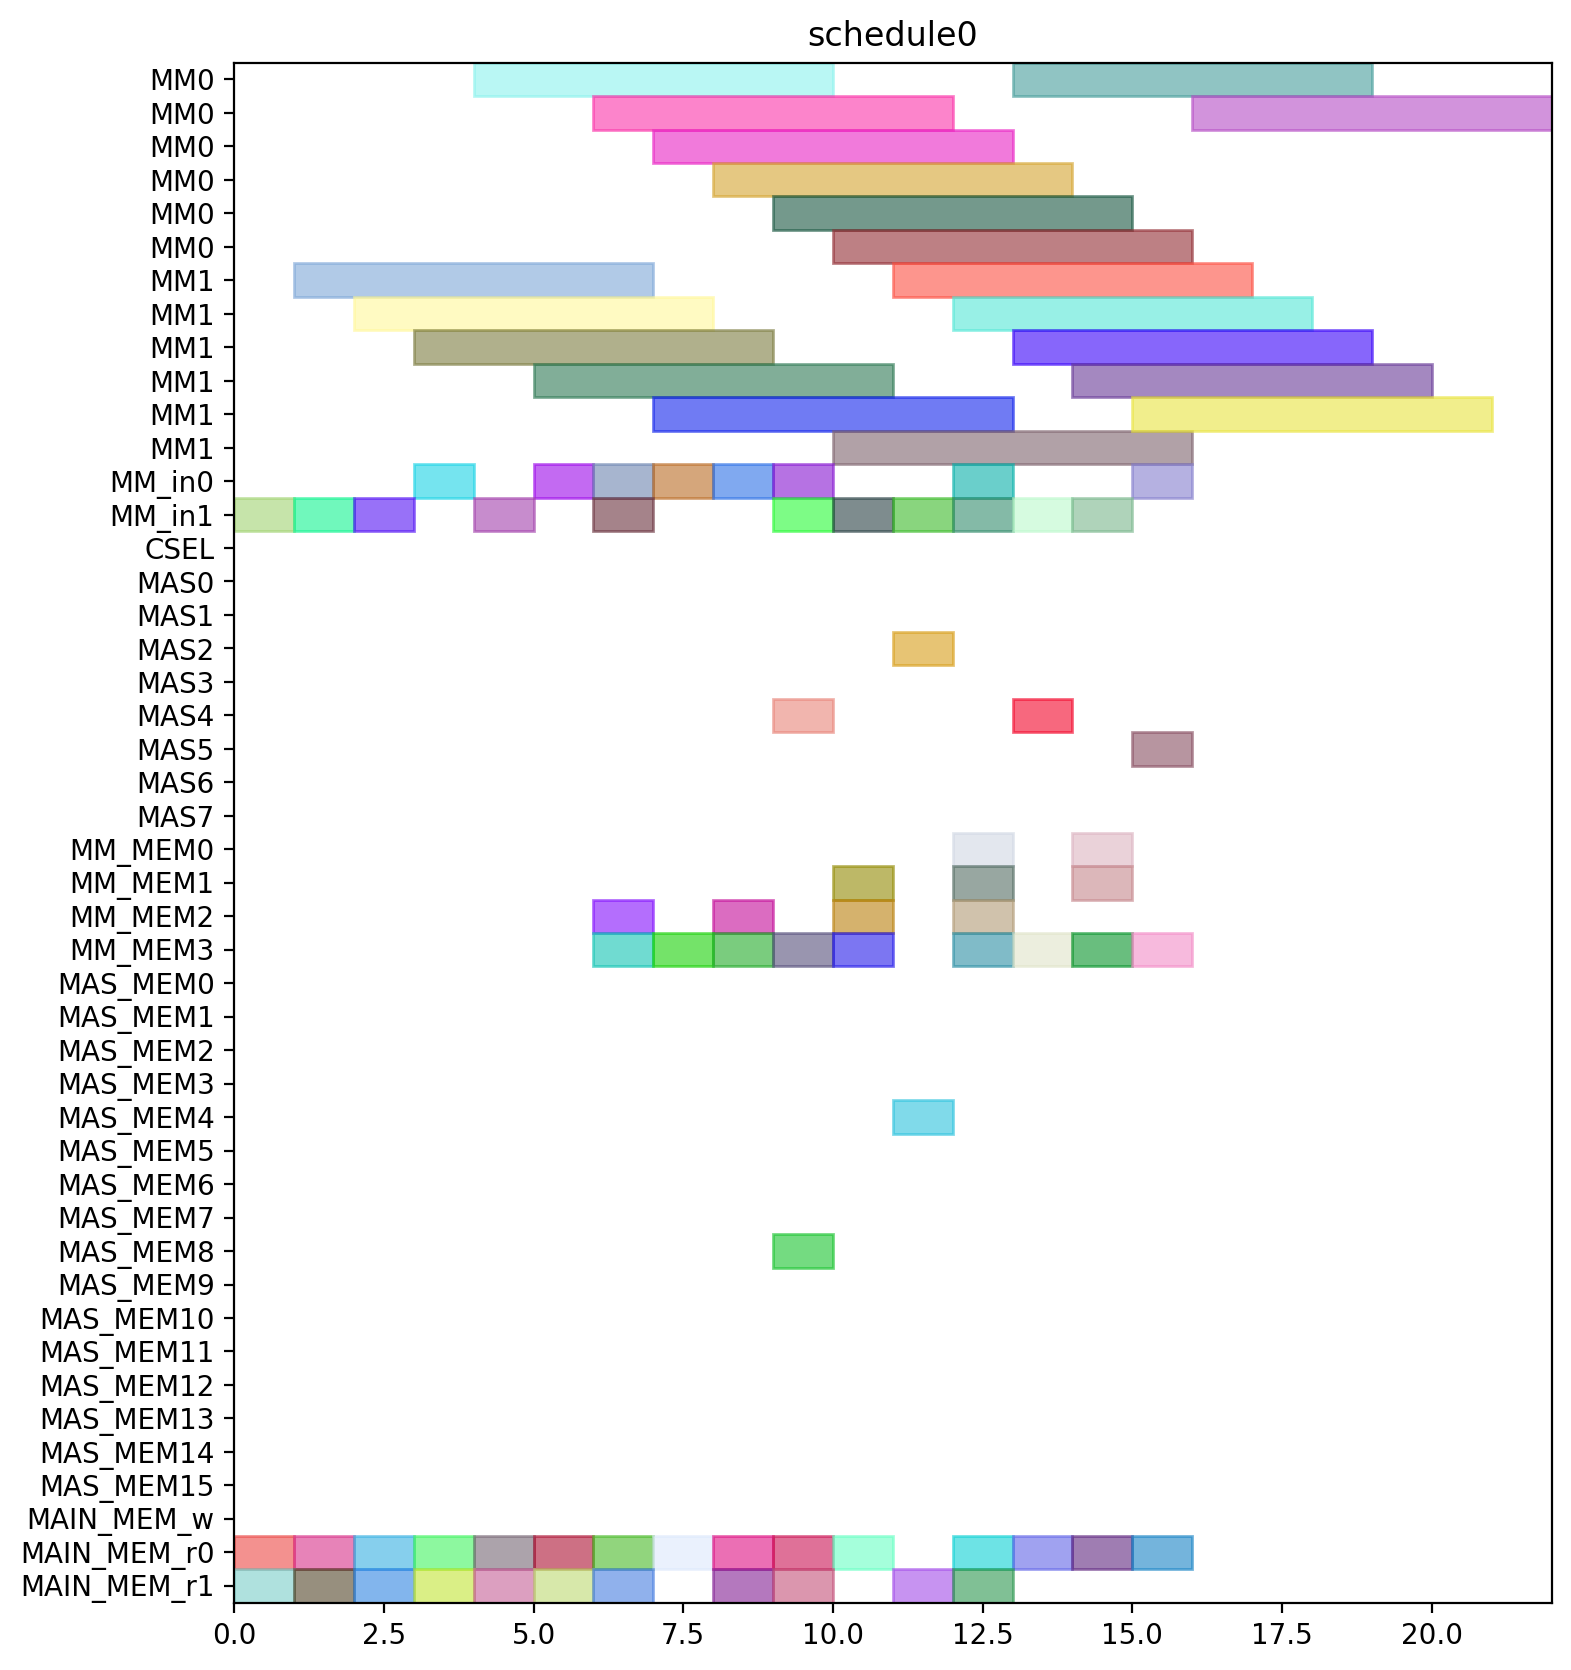

Source code (Python):
from pyschedule import Scenario, solvers, plotters, alt


def solve():
	horizon = 120
	S = Scenario("schedule0", horizon=horizon)

	# resource
	MM = S.Resources('MM', num=2, size=6)
	MM_in = S.Resources('MM_in', num=2)
	CSEL = S.Resource('CSEL')
	MAS = S.Resources('MAS', num=8, size=1, periods=range(1, horizon))
	MM_MEM = S.Resources('MM_MEM', num=4)
	MAS_MEM = S.Resources('MAS_MEM', num=16)
	MAIN_MEM_w = S.Resource('MAIN_MEM_w', size=1)
	MAIN_MEM_r = S.Resources('MAIN_MEM_r', num=2)

	# result of previous scheduling

	# new tasks
	Z_exp2 = S.Task('Z_exp2', length=6, delay_cost=1)
	Z_exp2 += alt(MM)
	Z_exp2_in = S.Task('Z_exp2_in', length=1, delay_cost=1)
	Z_exp2_in += alt(MM_in)
	S += Z_exp2_in*MM_in[0]<=Z_exp2*MM[0]
	S += Z_exp2_in*MM_in[1]<=Z_exp2*MM[1]
	Z_exp2_mem0 = S.Task('Z_exp2_mem0', length=1, delay_cost=1)
	Z_exp2_mem0 += MAIN_MEM_r[0]
	S += Z_exp2_mem0 <= Z_exp2

	Z_exp2_mem1 = S.Task('Z_exp2_mem1', length=1, delay_cost=1)
	Z_exp2_mem1 += MAIN_MEM_r[1]
	S += Z_exp2_mem1 <= Z_exp2

	NX0 = S.Task('NX0', length=6, delay_cost=1)
	NX0 += alt(MM)
	NX0_in = S.Task('NX0_in', length=1, delay_cost=1)
	NX0_in += alt(MM_in)
	S += NX0_in*MM_in[0]<=NX0*MM[0]
	S += NX0_in*MM_in[1]<=NX0*MM[1]
	NX0_mem0 = S.Task('NX0_mem0', length=1, delay_cost=1)
	NX0_mem0 += MAIN_MEM_r[0]
	S += NX0_mem0 <= NX0

	NX0_mem1 = S.Task('NX0_mem1', length=1, delay_cost=1)
	NX0_mem1 += MAIN_MEM_r[1]
	S += NX0_mem1 <= NX0

	k0_10_Z1 = S.Task('k0_10_Z1', length=6, delay_cost=1)
	k0_10_Z1 += alt(MM)
	k0_10_Z1_in = S.Task('k0_10_Z1_in', length=1, delay_cost=1)
	k0_10_Z1_in += alt(MM_in)
	S += k0_10_Z1_in*MM_in[0]<=k0_10_Z1*MM[0]
	S += k0_10_Z1_in*MM_in[1]<=k0_10_Z1*MM[1]
	k0_10_Z1_mem0 = S.Task('k0_10_Z1_mem0', length=1, delay_cost=1)
	k0_10_Z1_mem0 += MAIN_MEM_r[0]
	S += k0_10_Z1_mem0 <= k0_10_Z1

	k0_10_Z1_mem1 = S.Task('k0_10_Z1_mem1', length=1, delay_cost=1)
	k0_10_Z1_mem1 += MAIN_MEM_r[1]
	S += k0_10_Z1_mem1 <= k0_10_Z1

	DX0 = S.Task('DX0', length=6, delay_cost=1)
	DX0 += alt(MM)
	DX0_in = S.Task('DX0_in', length=1, delay_cost=1)
	DX0_in += alt(MM_in)
	S += DX0_in*MM_in[0]<=DX0*MM[0]
	S += DX0_in*MM_in[1]<=DX0*MM[1]
	DX0_mem0 = S.Task('DX0_mem0', length=1, delay_cost=1)
	DX0_mem0 += MAIN_MEM_r[0]
	S += DX0_mem0 <= DX0

	DX0_mem1 = S.Task('DX0_mem1', length=1, delay_cost=1)
	DX0_mem1 += MAIN_MEM_r[1]
	S += DX0_mem1 <= DX0

	NY0 = S.Task('NY0', length=6, delay_cost=1)
	NY0 += alt(MM)
	NY0_in = S.Task('NY0_in', length=1, delay_cost=1)
	NY0_in += alt(MM_in)
	S += NY0_in*MM_in[0]<=NY0*MM[0]
	S += NY0_in*MM_in[1]<=NY0*MM[1]
	NY0_mem0 = S.Task('NY0_mem0', length=1, delay_cost=1)
	NY0_mem0 += MAIN_MEM_r[0]
	S += NY0_mem0 <= NY0

	NY0_mem1 = S.Task('NY0_mem1', length=1, delay_cost=1)
	NY0_mem1 += MAIN_MEM_r[1]
	S += NY0_mem1 <= NY0

	k2_14_Z1 = S.Task('k2_14_Z1', length=6, delay_cost=1)
	k2_14_Z1 += alt(MM)
	k2_14_Z1_in = S.Task('k2_14_Z1_in', length=1, delay_cost=1)
	k2_14_Z1_in += alt(MM_in)
	S += k2_14_Z1_in*MM_in[0]<=k2_14_Z1*MM[0]
	S += k2_14_Z1_in*MM_in[1]<=k2_14_Z1*MM[1]
	k2_14_Z1_mem0 = S.Task('k2_14_Z1_mem0', length=1, delay_cost=1)
	k2_14_Z1_mem0 += MAIN_MEM_r[0]
	S += k2_14_Z1_mem0 <= k2_14_Z1

	k2_14_Z1_mem1 = S.Task('k2_14_Z1_mem1', length=1, delay_cost=1)
	k2_14_Z1_mem1 += MAIN_MEM_r[1]
	S += k2_14_Z1_mem1 <= k2_14_Z1

	DY0 = S.Task('DY0', length=6, delay_cost=1)
	DY0 += alt(MM)
	DY0_in = S.Task('DY0_in', length=1, delay_cost=1)
	DY0_in += alt(MM_in)
	S += DY0_in*MM_in[0]<=DY0*MM[0]
	S += DY0_in*MM_in[1]<=DY0*MM[1]
	DY0_mem0 = S.Task('DY0_mem0', length=1, delay_cost=1)
	DY0_mem0 += MAIN_MEM_r[0]
	S += DY0_mem0 <= DY0

	DY0_mem1 = S.Task('DY0_mem1', length=1, delay_cost=1)
	DY0_mem1 += MAIN_MEM_r[1]
	S += DY0_mem1 <= DY0

	Z_exp3 = S.Task('Z_exp3', length=6, delay_cost=1)
	Z_exp3 += alt(MM)
	Z_exp3_in = S.Task('Z_exp3_in', length=1, delay_cost=1)
	Z_exp3_in += alt(MM_in)
	S += Z_exp3_in*MM_in[0]<=Z_exp3*MM[0]
	S += Z_exp3_in*MM_in[1]<=Z_exp3*MM[1]
	Z_exp3_mem0 = S.Task('Z_exp3_mem0', length=1, delay_cost=1)
	Z_exp3_mem0 += alt(MM_MEM)
	S += (Z_exp2*MM[0])-1 < Z_exp3_mem0*MM_MEM[0]
	S += (Z_exp2*MM[1])-1 < Z_exp3_mem0*MM_MEM[2]
	S += Z_exp3_mem0 <= Z_exp3

	Z_exp3_mem1 = S.Task('Z_exp3_mem1', length=1, delay_cost=1)
	Z_exp3_mem1 += MAIN_MEM_r[1]
	S += Z_exp3_mem1 <= Z_exp3

	NX1_ = S.Task('NX1_', length=1, delay_cost=1)
	NX1_ += alt(MAS)
	NX1__mem0 = S.Task('NX1__mem0', length=1, delay_cost=1)
	NX1__mem0 += alt(MM_MEM)
	S += (NX0*MM[0])-1 < NX1__mem0*MM_MEM[0]
	S += (NX0*MM[1])-1 < NX1__mem0*MM_MEM[2]
	S += NX1__mem0 <= NX1_

	NX1__mem1 = S.Task('NX1__mem1', length=1, delay_cost=1)
	NX1__mem1 += alt(MM_MEM)
	S += (k0_10_Z1*MM[0])-1 < NX1__mem1*MM_MEM[1]
	S += (k0_10_Z1*MM[1])-1 < NX1__mem1*MM_MEM[3]
	S += NX1__mem1 <= NX1_

	k0_9_Z2 = S.Task('k0_9_Z2', length=6, delay_cost=1)
	k0_9_Z2 += alt(MM)
	k0_9_Z2_in = S.Task('k0_9_Z2_in', length=1, delay_cost=1)
	k0_9_Z2_in += alt(MM_in)
	S += k0_9_Z2_in*MM_in[0]<=k0_9_Z2*MM[0]
	S += k0_9_Z2_in*MM_in[1]<=k0_9_Z2*MM[1]
	k0_9_Z2_mem0 = S.Task('k0_9_Z2_mem0', length=1, delay_cost=1)
	k0_9_Z2_mem0 += MAIN_MEM_r[0]
	S += k0_9_Z2_mem0 <= k0_9_Z2

	k0_9_Z2_mem1 = S.Task('k0_9_Z2_mem1', length=1, delay_cost=1)
	k0_9_Z2_mem1 += alt(MM_MEM)
	S += (Z_exp2*MM[0])-1 < k0_9_Z2_mem1*MM_MEM[1]
	S += (Z_exp2*MM[1])-1 < k0_9_Z2_mem1*MM_MEM[3]
	S += k0_9_Z2_mem1 <= k0_9_Z2

	k1_9_Z2 = S.Task('k1_9_Z2', length=6, delay_cost=1)
	k1_9_Z2 += alt(MM)
	k1_9_Z2_in = S.Task('k1_9_Z2_in', length=1, delay_cost=1)
	k1_9_Z2_in += alt(MM_in)
	S += k1_9_Z2_in*MM_in[0]<=k1_9_Z2*MM[0]
	S += k1_9_Z2_in*MM_in[1]<=k1_9_Z2*MM[1]
	k1_9_Z2_mem0 = S.Task('k1_9_Z2_mem0', length=1, delay_cost=1)
	k1_9_Z2_mem0 += MAIN_MEM_r[0]
	S += k1_9_Z2_mem0 <= k1_9_Z2

	k1_9_Z2_mem1 = S.Task('k1_9_Z2_mem1', length=1, delay_cost=1)
	k1_9_Z2_mem1 += alt(MM_MEM)
	S += (Z_exp2*MM[0])-1 < k1_9_Z2_mem1*MM_MEM[1]
	S += (Z_exp2*MM[1])-1 < k1_9_Z2_mem1*MM_MEM[3]
	S += k1_9_Z2_mem1 <= k1_9_Z2

	NY1_ = S.Task('NY1_', length=1, delay_cost=1)
	NY1_ += alt(MAS)
	NY1__mem0 = S.Task('NY1__mem0', length=1, delay_cost=1)
	NY1__mem0 += alt(MM_MEM)
	S += (NY0*MM[0])-1 < NY1__mem0*MM_MEM[0]
	S += (NY0*MM[1])-1 < NY1__mem0*MM_MEM[2]
	S += NY1__mem0 <= NY1_

	NY1__mem1 = S.Task('NY1__mem1', length=1, delay_cost=1)
	NY1__mem1 += alt(MM_MEM)
	S += (k2_14_Z1*MM[0])-1 < NY1__mem1*MM_MEM[1]
	S += (k2_14_Z1*MM[1])-1 < NY1__mem1*MM_MEM[3]
	S += NY1__mem1 <= NY1_

	k2_13_Z2 = S.Task('k2_13_Z2', length=6, delay_cost=1)
	k2_13_Z2 += alt(MM)
	k2_13_Z2_in = S.Task('k2_13_Z2_in', length=1, delay_cost=1)
	k2_13_Z2_in += alt(MM_in)
	S += k2_13_Z2_in*MM_in[0]<=k2_13_Z2*MM[0]
	S += k2_13_Z2_in*MM_in[1]<=k2_13_Z2*MM[1]
	k2_13_Z2_mem0 = S.Task('k2_13_Z2_mem0', length=1, delay_cost=1)
	k2_13_Z2_mem0 += MAIN_MEM_r[0]
	S += k2_13_Z2_mem0 <= k2_13_Z2

	k2_13_Z2_mem1 = S.Task('k2_13_Z2_mem1', length=1, delay_cost=1)
	k2_13_Z2_mem1 += alt(MM_MEM)
	S += (Z_exp2*MM[0])-1 < k2_13_Z2_mem1*MM_MEM[1]
	S += (Z_exp2*MM[1])-1 < k2_13_Z2_mem1*MM_MEM[3]
	S += k2_13_Z2_mem1 <= k2_13_Z2

	k3_14_Z2 = S.Task('k3_14_Z2', length=6, delay_cost=1)
	k3_14_Z2 += alt(MM)
	k3_14_Z2_in = S.Task('k3_14_Z2_in', length=1, delay_cost=1)
	k3_14_Z2_in += alt(MM_in)
	S += k3_14_Z2_in*MM_in[0]<=k3_14_Z2*MM[0]
	S += k3_14_Z2_in*MM_in[1]<=k3_14_Z2*MM[1]
	k3_14_Z2_mem0 = S.Task('k3_14_Z2_mem0', length=1, delay_cost=1)
	k3_14_Z2_mem0 += MAIN_MEM_r[0]
	S += k3_14_Z2_mem0 <= k3_14_Z2

	k3_14_Z2_mem1 = S.Task('k3_14_Z2_mem1', length=1, delay_cost=1)
	k3_14_Z2_mem1 += alt(MM_MEM)
	S += (Z_exp2*MM[0])-1 < k3_14_Z2_mem1*MM_MEM[1]
	S += (Z_exp2*MM[1])-1 < k3_14_Z2_mem1*MM_MEM[3]
	S += k3_14_Z2_mem1 <= k3_14_Z2

	Z_exp4 = S.Task('Z_exp4', length=6, delay_cost=1)
	Z_exp4 += alt(MM)
	Z_exp4_in = S.Task('Z_exp4_in', length=1, delay_cost=1)
	Z_exp4_in += alt(MM_in)
	S += Z_exp4_in*MM_in[0]<=Z_exp4*MM[0]
	S += Z_exp4_in*MM_in[1]<=Z_exp4*MM[1]
	Z_exp4_mem0 = S.Task('Z_exp4_mem0', length=1, delay_cost=1)
	Z_exp4_mem0 += alt(MM_MEM)
	S += (Z_exp3*MM[0])-1 < Z_exp4_mem0*MM_MEM[0]
	S += (Z_exp3*MM[1])-1 < Z_exp4_mem0*MM_MEM[2]
	S += Z_exp4_mem0 <= Z_exp4

	Z_exp4_mem1 = S.Task('Z_exp4_mem1', length=1, delay_cost=1)
	Z_exp4_mem1 += MAIN_MEM_r[1]
	S += Z_exp4_mem1 <= Z_exp4

	NX1 = S.Task('NX1', length=6, delay_cost=1)
	NX1 += alt(MM)
	NX1_in = S.Task('NX1_in', length=1, delay_cost=1)
	NX1_in += alt(MM_in)
	S += NX1_in*MM_in[0]<=NX1*MM[0]
	S += NX1_in*MM_in[1]<=NX1*MM[1]
	NX1_mem0 = S.Task('NX1_mem0', length=1, delay_cost=1)
	NX1_mem0 += alt(MAS_MEM)
	S += (NX1_*MAS[0])-1 < NX1_mem0*MAS_MEM[0]
	S += (NX1_*MAS[1])-1 < NX1_mem0*MAS_MEM[2]
	S += (NX1_*MAS[2])-1 < NX1_mem0*MAS_MEM[4]
	S += (NX1_*MAS[3])-1 < NX1_mem0*MAS_MEM[6]
	S += (NX1_*MAS[4])-1 < NX1_mem0*MAS_MEM[8]
	S += (NX1_*MAS[5])-1 < NX1_mem0*MAS_MEM[10]
	S += (NX1_*MAS[6])-1 < NX1_mem0*MAS_MEM[12]
	S += (NX1_*MAS[7])-1 < NX1_mem0*MAS_MEM[14]
	S += NX1_mem0 <= NX1

	NX1_mem1 = S.Task('NX1_mem1', length=1, delay_cost=1)
	NX1_mem1 += MAIN_MEM_r[1]
	S += NX1_mem1 <= NX1

	k0_8_Z3 = S.Task('k0_8_Z3', length=6, delay_cost=1)
	k0_8_Z3 += alt(MM)
	k0_8_Z3_in = S.Task('k0_8_Z3_in', length=1, delay_cost=1)
	k0_8_Z3_in += alt(MM_in)
	S += k0_8_Z3_in*MM_in[0]<=k0_8_Z3*MM[0]
	S += k0_8_Z3_in*MM_in[1]<=k0_8_Z3*MM[1]
	k0_8_Z3_mem0 = S.Task('k0_8_Z3_mem0', length=1, delay_cost=1)
	k0_8_Z3_mem0 += MAIN_MEM_r[0]
	S += k0_8_Z3_mem0 <= k0_8_Z3

	k0_8_Z3_mem1 = S.Task('k0_8_Z3_mem1', length=1, delay_cost=1)
	k0_8_Z3_mem1 += alt(MM_MEM)
	S += (Z_exp3*MM[0])-1 < k0_8_Z3_mem1*MM_MEM[1]
	S += (Z_exp3*MM[1])-1 < k0_8_Z3_mem1*MM_MEM[3]
	S += k0_8_Z3_mem1 <= k0_8_Z3

	DX1_ = S.Task('DX1_', length=1, delay_cost=1)
	DX1_ += alt(MAS)
	DX1__mem0 = S.Task('DX1__mem0', length=1, delay_cost=1)
	DX1__mem0 += alt(MM_MEM)
	S += (DX0*MM[0])-1 < DX1__mem0*MM_MEM[0]
	S += (DX0*MM[1])-1 < DX1__mem0*MM_MEM[2]
	S += DX1__mem0 <= DX1_

	DX1__mem1 = S.Task('DX1__mem1', length=1, delay_cost=1)
	DX1__mem1 += alt(MM_MEM)
	S += (k1_9_Z2*MM[0])-1 < DX1__mem1*MM_MEM[1]
	S += (k1_9_Z2*MM[1])-1 < DX1__mem1*MM_MEM[3]
	S += DX1__mem1 <= DX1_

	k1_8_Z3 = S.Task('k1_8_Z3', length=6, delay_cost=1)
	k1_8_Z3 += alt(MM)
	k1_8_Z3_in = S.Task('k1_8_Z3_in', length=1, delay_cost=1)
	k1_8_Z3_in += alt(MM_in)
	S += k1_8_Z3_in*MM_in[0]<=k1_8_Z3*MM[0]
	S += k1_8_Z3_in*MM_in[1]<=k1_8_Z3*MM[1]
	k1_8_Z3_mem0 = S.Task('k1_8_Z3_mem0', length=1, delay_cost=1)
	k1_8_Z3_mem0 += MAIN_MEM_r[0]
	S += k1_8_Z3_mem0 <= k1_8_Z3

	k1_8_Z3_mem1 = S.Task('k1_8_Z3_mem1', length=1, delay_cost=1)
	k1_8_Z3_mem1 += alt(MM_MEM)
	S += (Z_exp3*MM[0])-1 < k1_8_Z3_mem1*MM_MEM[1]
	S += (Z_exp3*MM[1])-1 < k1_8_Z3_mem1*MM_MEM[3]
	S += k1_8_Z3_mem1 <= k1_8_Z3

	NY1 = S.Task('NY1', length=6, delay_cost=1)
	NY1 += alt(MM)
	NY1_in = S.Task('NY1_in', length=1, delay_cost=1)
	NY1_in += alt(MM_in)
	S += NY1_in*MM_in[0]<=NY1*MM[0]
	S += NY1_in*MM_in[1]<=NY1*MM[1]
	NY1_mem0 = S.Task('NY1_mem0', length=1, delay_cost=1)
	NY1_mem0 += alt(MAS_MEM)
	S += (NY1_*MAS[0])-1 < NY1_mem0*MAS_MEM[0]
	S += (NY1_*MAS[1])-1 < NY1_mem0*MAS_MEM[2]
	S += (NY1_*MAS[2])-1 < NY1_mem0*MAS_MEM[4]
	S += (NY1_*MAS[3])-1 < NY1_mem0*MAS_MEM[6]
	S += (NY1_*MAS[4])-1 < NY1_mem0*MAS_MEM[8]
	S += (NY1_*MAS[5])-1 < NY1_mem0*MAS_MEM[10]
	S += (NY1_*MAS[6])-1 < NY1_mem0*MAS_MEM[12]
	S += (NY1_*MAS[7])-1 < NY1_mem0*MAS_MEM[14]
	S += NY1_mem0 <= NY1

	NY1_mem1 = S.Task('NY1_mem1', length=1, delay_cost=1)
	NY1_mem1 += MAIN_MEM_r[1]
	S += NY1_mem1 <= NY1

	k2_12_Z3 = S.Task('k2_12_Z3', length=6, delay_cost=1)
	k2_12_Z3 += alt(MM)
	k2_12_Z3_in = S.Task('k2_12_Z3_in', length=1, delay_cost=1)
	k2_12_Z3_in += alt(MM_in)
	S += k2_12_Z3_in*MM_in[0]<=k2_12_Z3*MM[0]
	S += k2_12_Z3_in*MM_in[1]<=k2_12_Z3*MM[1]
	k2_12_Z3_mem0 = S.Task('k2_12_Z3_mem0', length=1, delay_cost=1)
	k2_12_Z3_mem0 += MAIN_MEM_r[0]
	S += k2_12_Z3_mem0 <= k2_12_Z3

	k2_12_Z3_mem1 = S.Task('k2_12_Z3_mem1', length=1, delay_cost=1)
	k2_12_Z3_mem1 += alt(MM_MEM)
	S += (Z_exp3*MM[0])-1 < k2_12_Z3_mem1*MM_MEM[1]
	S += (Z_exp3*MM[1])-1 < k2_12_Z3_mem1*MM_MEM[3]
	S += k2_12_Z3_mem1 <= k2_12_Z3

	DY1_ = S.Task('DY1_', length=1, delay_cost=1)
	DY1_ += alt(MAS)
	DY1__mem0 = S.Task('DY1__mem0', length=1, delay_cost=1)
	DY1__mem0 += alt(MM_MEM)
	S += (DY0*MM[0])-1 < DY1__mem0*MM_MEM[0]
	S += (DY0*MM[1])-1 < DY1__mem0*MM_MEM[2]
	S += DY1__mem0 <= DY1_

	DY1__mem1 = S.Task('DY1__mem1', length=1, delay_cost=1)
	DY1__mem1 += alt(MM_MEM)
	S += (k3_14_Z2*MM[0])-1 < DY1__mem1*MM_MEM[1]
	S += (k3_14_Z2*MM[1])-1 < DY1__mem1*MM_MEM[3]
	S += DY1__mem1 <= DY1_

	k3_13_Z3 = S.Task('k3_13_Z3', length=6, delay_cost=1)
	k3_13_Z3 += alt(MM)
	k3_13_Z3_in = S.Task('k3_13_Z3_in', length=1, delay_cost=1)
	k3_13_Z3_in += alt(MM_in)
	S += k3_13_Z3_in*MM_in[0]<=k3_13_Z3*MM[0]
	S += k3_13_Z3_in*MM_in[1]<=k3_13_Z3*MM[1]
	k3_13_Z3_mem0 = S.Task('k3_13_Z3_mem0', length=1, delay_cost=1)
	k3_13_Z3_mem0 += MAIN_MEM_r[0]
	S += k3_13_Z3_mem0 <= k3_13_Z3

	k3_13_Z3_mem1 = S.Task('k3_13_Z3_mem1', length=1, delay_cost=1)
	k3_13_Z3_mem1 += alt(MM_MEM)
	S += (Z_exp3*MM[0])-1 < k3_13_Z3_mem1*MM_MEM[1]
	S += (Z_exp3*MM[1])-1 < k3_13_Z3_mem1*MM_MEM[3]
	S += k3_13_Z3_mem1 <= k3_13_Z3

	solvers.mip.solve(S,msg=1,kind='CPLEX',ratio_gap=1.01)

	solution = [['hoge']*len(S.solution()[1]) for i in range(len(S.solution()))]
	for i in range(len(S.solution())):
		for j in range(len(S.solution()[i])):
			solution[i][j]=str(S.solution()[i][j])
	print(solution)

	cycles = int(solution[-1][3])

	pic_file_name = "/home/mfukuda/ABE/multiRAM_multiMAS_16mux/scheduling_result/stage6MM2_stage1MAS8/ISOGENY/schedule0.png"
	if(S.solution() != []):
		plotters.matplotlib.plot(S,img_filename=pic_file_name, show_task_labels=False, fig_size=(cycles*0.25+3, 10))

	return solution
